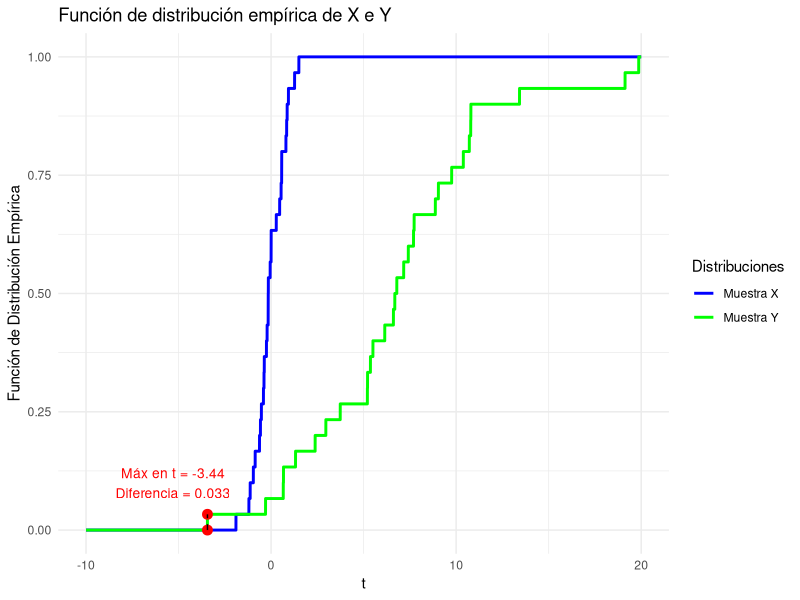

R code for this plot:
# Cargar las librerías necesarias
library(ggplot2)

# Generar muestras
set.seed(250)
x <- rnorm(30,0,1)
y <- rnorm(30,7,5)

# Definir las funciones de distribución empirica para las muestras
cdf_x <- ecdf(x)
cdf_y <- ecdf(y)

# Crear un rango de valores para t
t_values <- seq(-10, 20, length.out = 10000)

# Calcular las CDF para ambos casos
cdf_values_x <- cdf_x(t_values)
cdf_values_y <- cdf_y(t_values)

# Calcular la diferencia entre las dos funciones
difference <- cdf_values_y - cdf_values_x

# Encontrar el punto donde la diferencia es máxima
max_diff_index <- which.max(difference)
x_max_diff <- t_values[max_diff_index]
y_max_diff_x <- cdf_values_x[max_diff_index]
y_max_diff_y <- cdf_values_y[max_diff_index]
max_difference <- difference[max_diff_index]

# Crear la gráfica
ggplot() +
  geom_line(aes(x = t_values, y = cdf_values_x, color = "Muestra X"), size = 1) +
  geom_line(aes(x = t_values, y = cdf_values_y, color = "Muestra Y"), size = 1) +
  geom_point(aes(x = x_max_diff, y = y_max_diff_x), color = "red", size = 3) +
  geom_point(aes(x = x_max_diff, y = y_max_diff_y), color = "red", size = 3) +
  geom_segment(aes(x = x_max_diff, xend = x_max_diff, 
                   y = y_max_diff_x, yend = y_max_diff_y), 
               color = "black", linetype = "dashed") +
  annotate("text", x = x_max_diff, y = (y_max_diff_x + y_max_diff_y) / 2, 
           label = paste("Máx en t =", round(x_max_diff, 2), 
                         "\nDiferencia =", round(max_difference, 3)), 
           vjust = -0.8, hjust = 0.8, size = 3.5, color = "red") +
  labs(title = "Función de distribución empírica de X e Y",
       x = "t", y = "Función de Distribución Empírica") +
  scale_color_manual(values = c("Muestra X" = "blue", "Muestra Y" = "green"),
                     name = "Distribuciones") +
  theme_minimal()

# Imprimir el punto de máxima diferencia
cat("La máxima diferencia ocurre en t =", x_max_diff, 
    "con una diferencia de", difference[max_diff_index], "\n")
